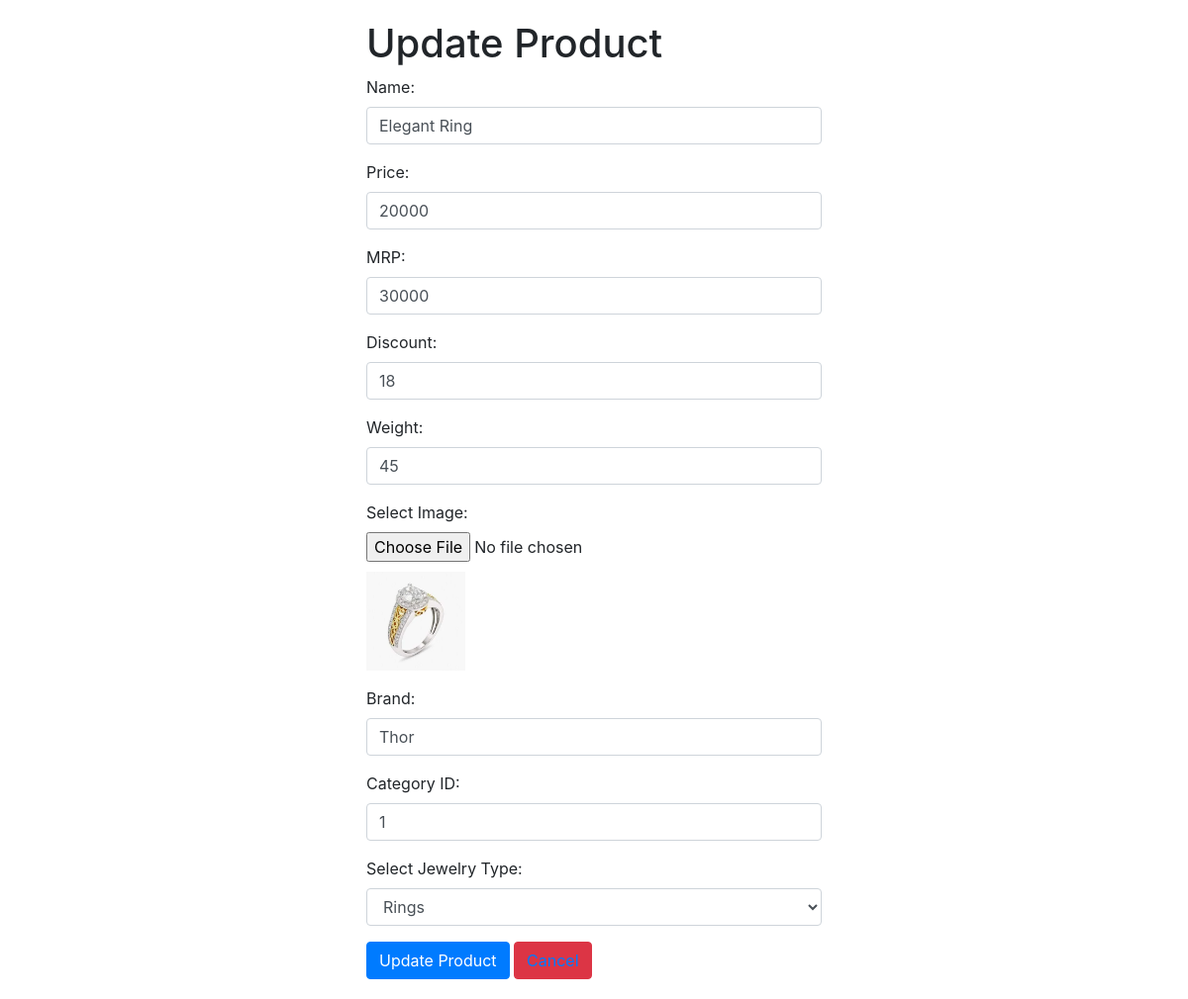
Page /admin/admin-update-product.php?update_id=4 on the committed database.
### tables this page shows
CREATE TABLE `products` (
  `id` int(10) NOT NULL,
  `name` varchar(256) NOT NULL,
  `price` int(10) NOT NULL,
  `mrp` int(10) NOT NULL,
  `discount` int(10) NOT NULL,
  `weight` int(11) NOT NULL,
  `image_url` varchar(500) NOT NULL,
  `brand` varchar(100) NOT NULL,
  `category_id` int(10) NOT NULL
);

### admin/admin-update-product.php (the view, shortened to what this page needs)
<?php
$servername = "localhost";
$username = "root";
$password = "";
$dbname = "hertzsoft_jewellery";
$conn = new mysqli($servername, $username, $password, $dbname);
$update_product_id = "";
if (isset($_GET["update_id"])) {
    $update_product_id = $_GET["update_id"];
}
$product_data = [];
if ($update_product_id) {
    $sql = "SELECT * FROM products WHERE id = " . $update_product_id;
    $result = $conn->query($sql);
    if ($result->num_rows > 0) {
        $product_data = $result->fetch_assoc();
    }
}
?>
<!DOCTYPE html>
<html lang="en">
<head>
    <link rel="stylesheet" href="https://stackpath.bootstrapcdn.com/bootstrap/4.5.2/css/bootstrap.min.css">
</head>
<body>
    <div class="container">
        <h1>Update Product</h1>
        <form method="post" action="<?php echo htmlspecialchars($_SERVER["PHP_SELF"]) . (isset($_GET['update_id']) ? '?update_id=' . $_GET['update_id'] : ''); ?>" enctype="multipart/form-data">
            <div class="form-group">
                <label for="name">Name:</label>
                <input type="text" class="form-control" name="name" id="name" value="<?php echo isset($product_data['name']) ? $product_data['name'] : ''; ?>" required>
            </div>
            <div class="form-group">
                <label for="price">Price:</label>
                <input type="number" class="form-control" name="price" id="price" step="0.01" value="<?php echo isset($product_data['price']) ? $product_data['price'] : ''; ?>" required>
            </div>
            <div class="form-group">
                <label for="mrp">MRP:</label>
                <input type="number" class="form-control" name="mrp" id="mrp" step="0.01" value="<?php echo isset($product_data['mrp']) ? $product_data['mrp'] : ''; ?>" required>
            </div>
            <div class="form-group">
                <label for="discount">Discount:</label>
                <input type="number" class="form-control" name="discount" id="discount" step="0.01" value="<?php echo isset($product_data['discount']) ? $product_data['discount'] : '0'; ?>">
            </div>
            <div class="form-group">
                <label for="weight">Weight:</label>
                <input type="number" class="form-control" name="weight" id="weight" step="0.01" value="<?php echo isset($product_data['weight']) ? $product_data['weight'] : '0'; ?>">
            </div>
            <div class="form-group">
                <label for="image">Select Image:</label>
                <input type="file" class="form-control-file" name="image" id="image">
                <?php if (isset($product_data['image_url']) && !empty($product_data['image_url'])): ?>
                    <img src="<?php echo $product_data['image_url']; ?>" alt="Product Image" style="max-width: 100px; margin-top: 10px;">
                <?php endif; ?>
            </div>
            <div class="form-group">
                <label for="brand">Brand:</label>
                <input type="text" class="form-control" name="brand" id="brand" value="<?php echo isset($product_data['brand']) ? $product_data['brand'] : ''; ?>">
            </div>
            <div class="form-group">
                <label for="category_id">Category ID:</label>
                <input type="number" class="form-control" name="category_id" id="category_id" value="<?php echo isset($product_data['category_id']) ? $product_data['category_id'] : ''; ?>" required>
            </div>
            <div class="form-group">
                <label for="jewelry-type">Select Jewelry Type:</label>
                <select class="form-control" id="jewelry-type" name="jewelry_type" required>
                    <option value="rings" <?php echo (isset($product_data['image_url']) && strpos($product_data['image_url'], '/rings/') !== false) ? 'selected' : ''; ?>>Rings</option>
                </select>
            </div>
            <button type="submit" class="btn btn-primary">Update Product</button>
            <button type="button" class="btn btn-danger"><a href="admin_dashboard.php">Cancel</a></button>
        </form>
    </div>
</body>
</html>

### admin/admin-update-product.php (style rules this page uses)
body { display: flex; justify-content: center; align-items: center; min-height: 100vh; }
.container { max-width: 500px; padding: 20px; }
a { text-decoration:none; }

### rows in the picture
products: name "Elegant Ring", price "20000", mrp "30000", discount "18", weight "45", image_url (picture), brand "Thor", category_id "1", jewelry_type "Rings"
